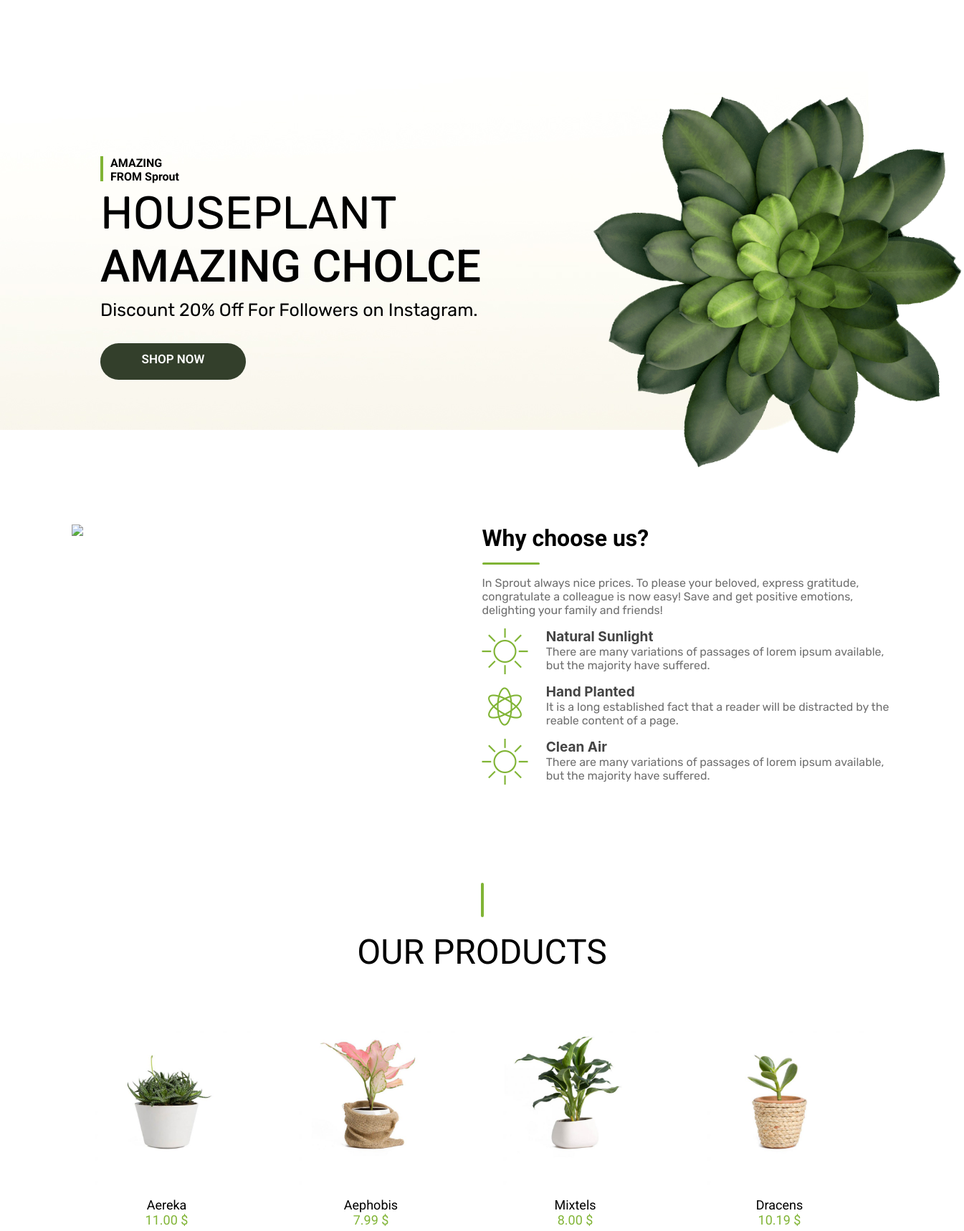
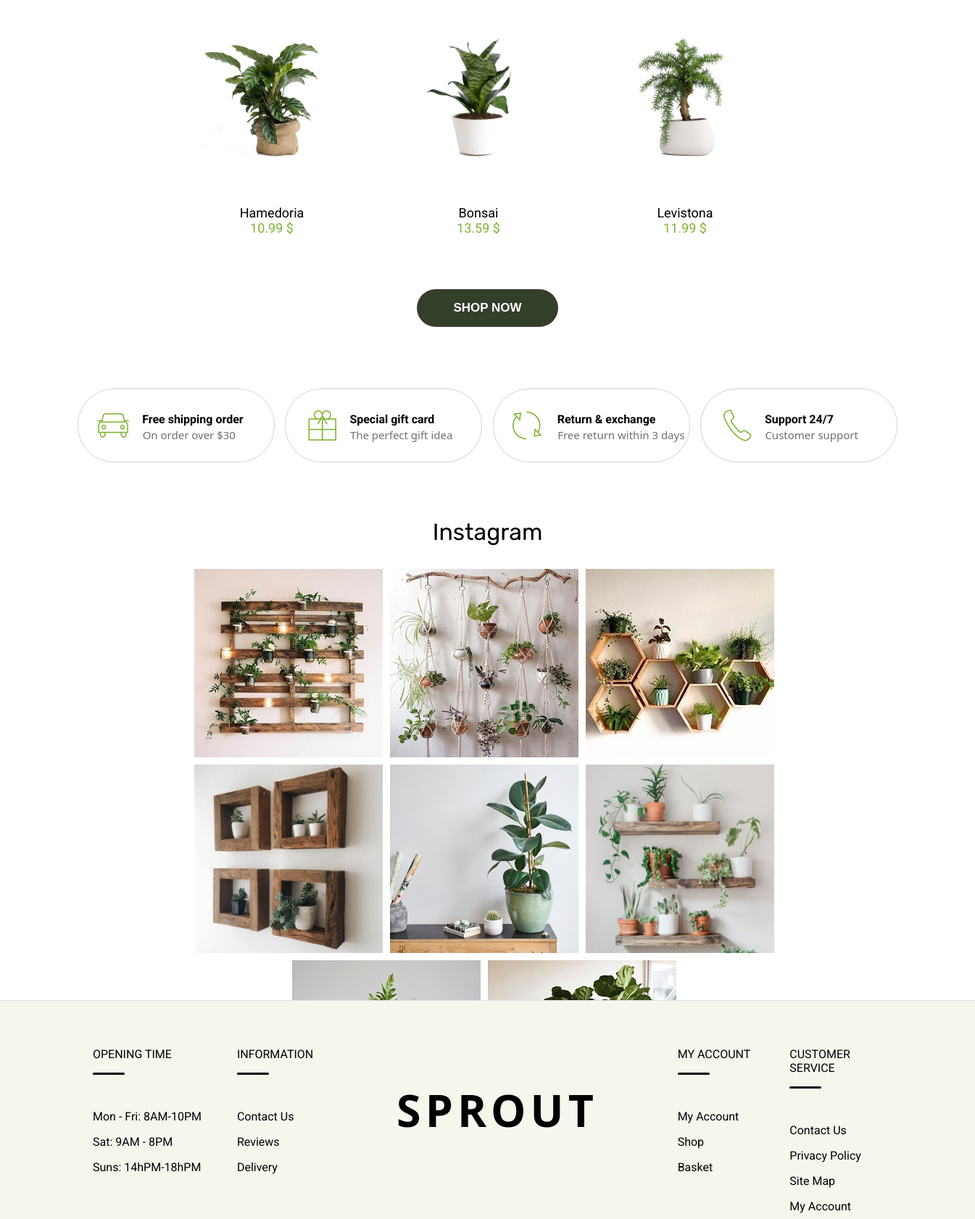
The app's page /home.php (upper part) with its own data (2 pictures, top to bottom).
### tables this page shows
CREATE TABLE `shop` (
  `id` int(11) NOT NULL,
  `name` varchar(50) NOT NULL,
  `price` varchar(50) NOT NULL,
  `text` text NOT NULL,
  `images` varchar(255) NOT NULL,
  `size` varchar(255) NOT NULL
);

CREATE TABLE `gallery` (
  `id` int(11) NOT NULL,
  `name` varchar(255) NOT NULL
);

### home.php (the view, shortened to what this page needs)
<!DOCTYPE HTML>
<html>
<head>
    <link rel="stylesheet" href="css/style.css">
    <link rel="stylesheet" href="pe-icon-7-stroke/css/pe-icon-7-stroke.css">
    <link rel="stylesheet" href="pe-icon-7-stroke/css/helper.css">
</head>
<body style="  height: 3150px;">
    <header>
        <div class="header_left">
                  <div class="slider_content">
                                      <div class="line1">AMAZING <br>FROM Sprout </div>
                                            <p class="houseplanth">HOUSEPLANT</p>
                                            <p class="acholce">AMAZING CHOLCE</p>
                                      <p class="inst">Discount 20% Off For Followers on Instagram.</p>
                                      <a class="button" href="/pages/shop.php">SHOP NOW </a>
                  </div>
        </div>
        <div class="header_right">
          <img src="images/10.png" height="100%" alt="flower">
        </div>
    </header>
    <div class="preview">
        <div class="preview_image">
            <img src="images/2.png" height="100%" class="twopng">
        </div>
        <div class="preview_text">
            <p class="why">Why choose us?</p>
            <div class="polosa"></div>
            <p class="why2">In Sprout always nice prices. To please your beloved, express gratitude, congratulate a colleague is now easy!
Save and get positive emotions, delighting your family and friends!</p>
            <span class="pe-7s-sun pe-4x pe-spin"></span>
                  <div class="zagolovok1">Natural Sunlight</div>
                  <div class="onegrey">There are many variations of passages of lorem ipsum available, but the majority have suffered.</div>
            <span class="pe-7s-science pe-4x pe-spin"></span>
                  <div class="zagolovok2">Hand Planted</div>
                  <div class="twogrey">It is a long established fact that a reader will be distracted by the reable content of a page.</div>
            <span class="pe-7s-sun pe-4x pe-spin"></span>
                  <div class="zagolovok3">Clean Air</div>
                  <div class="threegrey">There are many variations of passages of lorem ipsum available, but the majority have suffered.</div>
        </div>
    </div>
    <article>
        <div class="vr"></div>
        <div class="article_title">OUR PRODUCTS</div>
        <div class="article_field">
            <?php
                $shop = mysqli_query($connection, "SELECT * FROM `shop` ORDER BY `id` DESC LIMIT 7");
            ?>
            <?php
                while ( $art = mysqli_fetch_assoc($shop) )
                {
                  ?>
            <div class="flower_block">
                    <div class="imgflow"><img src="images/<?php echo $art['images']; ?>" class="flo"><br></div>
                    <div class="shape"><?php echo $art['name']?></div>
                    <div class="doll"><?php echo $art['price']?> $</div>
            </div>
          <?php
          }
         ?>
        </div>
        <a href="/pages/shop.php"><input type="submit" value="SHOP NOW" class="shop_button"></a>
    </article>
    <aside>
        <div class="label_field">
            <div class="label">
                <span class="pe-7s-car pe-3x"></span>
                <div class="freeship1">Free shipping order</div>
                <div class="freeship2">On order over $30</div>
            </div>
            <div class="label">
              <span class="pe-7s-gift pe-3x"></span>
              <div class="freeship1">Special gift card</div>
              <div class="freeship2">The perfect gift idea</div>
            </div>
            <div class="label">
              <span class="pe-7s-refresh-2 pe-3x"></span>
              <div class="freeship1">Return & exchange</div>
              <div class="freeship2">Free return within 3 days</div>
            </div>
            <div class="label">
                <span class="pe-7s-call pe-3x"></span>
              <div class="freeship1">Support 24/7</div>
              <div class="freeship2">Customer support</div>
            </div>
        </div>
        <p class="infoinst">Instagram</p>
        <div class="photo_fieldh">
              <?php
                  $photo = mysqli_query($connection, "SELECT * FROM `gallery`");
              ?>
              <?php
                  while ( $artphoto = mysqli_fetch_assoc($photo) )
                  {
                    ?>
              <div class="flowergallery"><a href="https://www.instagram.com/ssprouttt/" target="_blank">
                      <div class="imgflow"><img src="images/<?php echo $artphoto['name']; ?>" class="flo"><br></div>
              </div></a>
            <?php
            }
           ?>
        </div>
    </aside>
    <footer>
    <div class="foot">
          <div class="blockd1">
                <p>OPENING TIME</p>
                <div class="podcherk"></div>
                <ul class="mss">
                    <li>Mon - Fri: 8AM-10PM</li>
                    <li>Sat: 9AM - 8PM</li>
                    <li>Suns: 14hPM-18hPM</li>
                </ul>
          </div>
          <div class="blockd2">
                <p>INFORMATION</p>
                <div class="podcherk"></div>
                <ul class="mss">
                    <li><a href="/pages/contact.php">Contact Us</a></li>
                    <li><a href="/pages/reviews.php">Reviews</a></li>
                    <li><a href="/pages/delivery.php">Delivery</a></li>
                </ul>
          </div>
          <div class="blockd3">
                <a href="/pages/shop.php"><p class="rout">SPROUT</p></a>
          </div>
          <div class="blockd4">
                <p>MY ACCOUNT</p>
                <div class="podcherk"></div>
                <ul class="mss">
                    <li><a href="#">My Account</a></li>
                    <li><a href="/pages/shop.php">Shop</a></li>
                    <li><a href="/pages/basket.php">Basket</a></li>
                </ul>
          </div>
          <div class="blockd5">
                <p>CUSTOMER SERVICE</p>
                <div class="podcherk"></div>
                <ul class="mss">
                    <li><a href="/pages/contact.php">Contact Us</a></li>
                    <li><a href="#">Privacy Policy</a></li>
                    <li><a href="#">Site Map</a></li>
                    <li><a href="#">My Account</a></li>
                </ul>
          </div>
    </div>
  </footer>
</body>
</html>

### records on screen
shop: images (picture), name "Aereka", price "11.00"
shop: images (picture), name "Aephobis", price "7.99"
shop: images (picture), name "Mixtels", price "8.00"
shop: images (picture), name "Dracens", price "10.19"
shop: images (picture), name "Hamedoria", price "10.99"
shop: images (picture), name "Bonsai", price "13.59"
shop: images (picture), name "Levistona", price "11.99"
gallery: shows a picture
gallery: name (picture)
gallery: name (picture)
gallery: name (picture)
gallery: name (picture)
gallery: name (picture)
